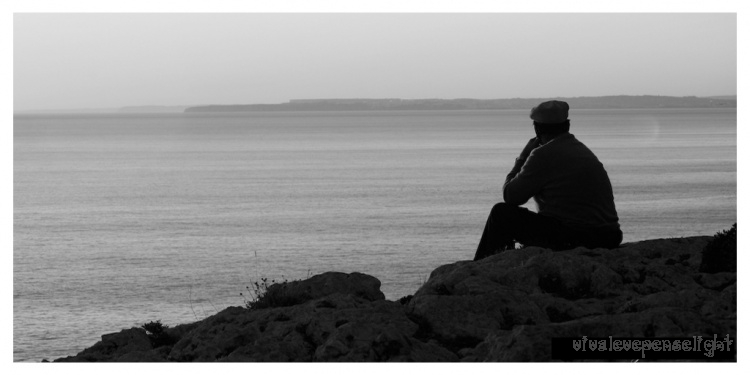
#> input picture exercicios_fixacao/aula_03/escala_de_cinza.jpg, 750 x 375 px, given in place of Zoom_in_(1).jpg, which was not available
$ jupyter execute --allow-errors atividade_01.ipynb   (text cells are left out)
#> lines starting #> are read from the running program, lines starting #| are printed output that depends on the picture; pictures that were not available may be replaced by others from this repository, and a replacement may not be noted
[cell 1]
import numpy as np
from PIL import Image
from PIL import ImageEnhance
from matplotlib import pyplot as plt

[cell 2]
# Resizing the zoom_in 1
zoom_1 = Image.open("zoom/Zoom_in_(1).jpg")
#> zoom_1 is the input picture: PIL image 750x375 RGB; mean R, G, B 142.1, 142.1, 142.1

# Com apenas um parenteses no método resize, deu o seguinte erro:
#  Unknown resampling filter (480). Use Image.NEAREST (0), Image.LANCZOS (1), Image.BILINEAR (2),
# Image.BICUBIC (3), Image.BOX (4) or Image.HAMMING (5)
new_zoom_1 = zoom_1.resize((360, 480))
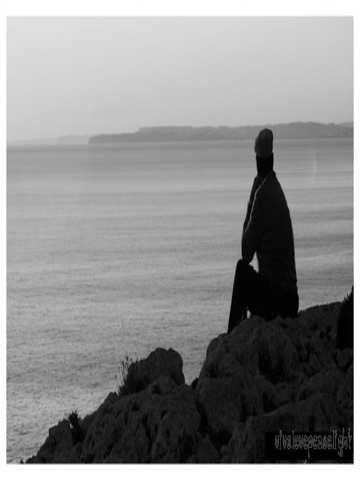
#> new_zoom_1: PIL image 360x480 RGB; mean R, G, B 142.1, 142.1, 142.1
new_zoom_1.save("zoom/result/New_Zoom_in_(1).jpg")

# Zoom da nova imagem


# Retorna o formato da imagem, tamanho e Pixel type (L = Luminance, RBG = true color, CMYK = pre-press images)
print(zoom_1.format, zoom_1.size, zoom_1.mode)
#| JPEG (750, 375) RGB
print(new_zoom_1.format, new_zoom_1.size, new_zoom_1.mode)
#| None (360, 480) RGB

[cell 3]
# Resizing the zoom_in 2
zoom_2 = Image.open("zoom/Zoom_in_(2).jpg")
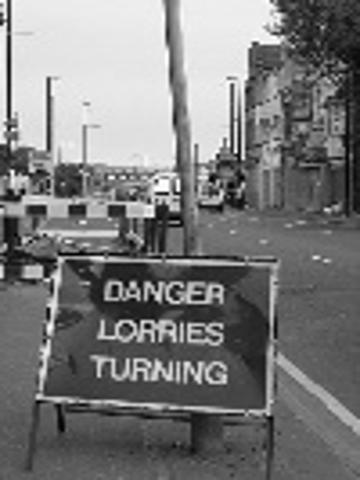
#> input picture Atividade_01/01.realce/zoom/result/New_Zoom_in_(1).jpg, 360 x 480 px, given in place of Zoom_in_(2).jpg, which was not available
#> zoom_2 is the input picture: PIL image 360x480 L; min 0, max 255, mean 122.4
new_zoom_2 = zoom_2.resize((2592, 1456))
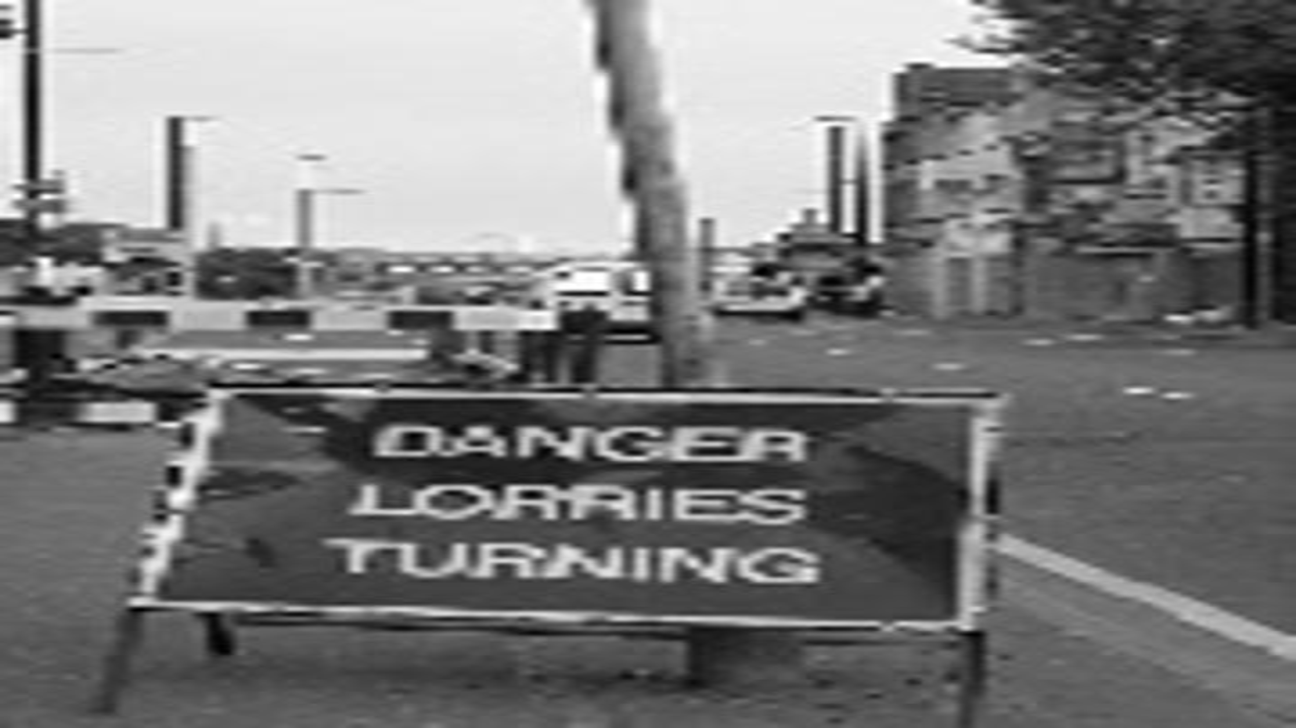
#> new_zoom_2: PIL image 2592x1456 L (shown at 1/2 size); min 0, max 255, mean 122.4
new_zoom_2.save("zoom/result/New_Zoom_in_(2).jpg")

print(zoom_2.format, zoom_2.size, zoom_2.mode)
#| JPEG (360, 480) L
print(new_zoom_2.format, new_zoom_2.size, new_zoom_2.mode)
#| None (2592, 1456) L

[cell 4]
# Resizing the zoom_in 3
zoom_3 = Image.open("zoom/Zoom_in_(3).jpg")
new_zoom_3 = zoom_3.resize((720, 990))
new_zoom_3.save("zoom/result/New_Zoom_in_(3).jpg")

print(zoom_3.format, zoom_3.size, zoom_3.mode)
#| JPEG (360, 480) L
print(new_zoom_3.format, new_zoom_3.size, new_zoom_3.mode)
#| None (720, 990) L
